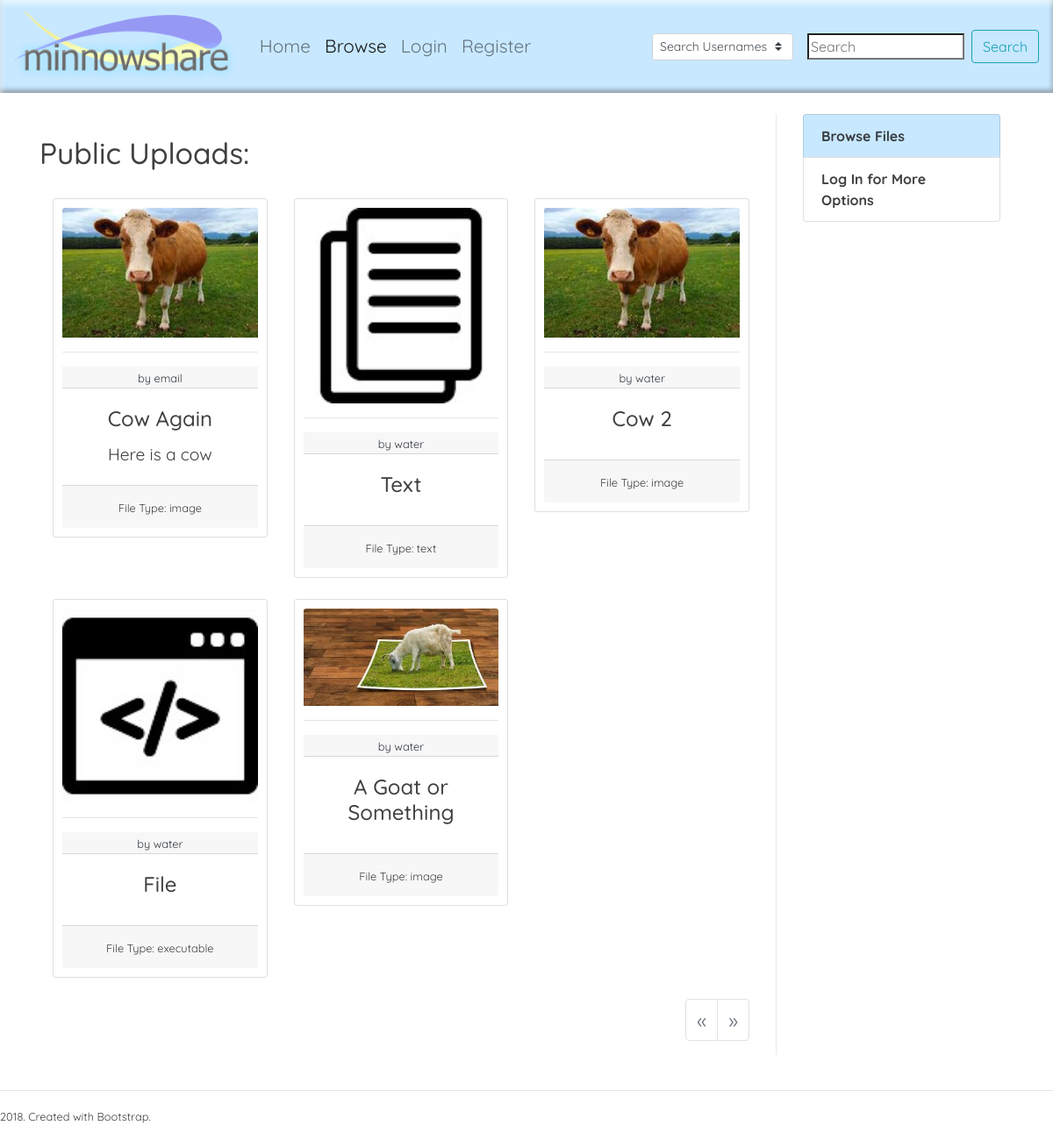
Screenshot of /browse.php with the database file from the repository.
### tables this page shows
CREATE TABLE `public_uploads` (
  `item_id` int(8) NOT NULL,
  `owner_id` int(11) NOT NULL,
  `title` varchar(40) NOT NULL,
  `short` varchar(255) DEFAULT NULL,
  `description` text,
  `file_name` varchar(255) NOT NULL
);

CREATE TABLE `users` (
  `userid` int(11) NOT NULL,
  `username` varchar(20) NOT NULL,
  `pass` varchar(64) NOT NULL,
  `email` varchar(255) NOT NULL
);

### includes/functions.php (called while the page is built, shortened)
<?php
function returnTextIfPageMatches($text, $page) {
    return ($page == basename($_SERVER['PHP_SELF'], ".php")) ? $text : '';
}
function add_get_var($loc, $var_phrase){
    return $loc . ((strpos($loc, '?')) ? '&' : '?') . $var_phrase;
}
function get_file_type($file){
    $ext = strtolower(pathinfo($file)['extension']);
    if (in_array($ext, array('png', 'jpg', 'jpeg', 'gif', 'svg', 'bmp', 'ico', 'apng'))) return 'image';
    if (in_array($ext, array('doc', 'docx', 'log', 'msg', 'odt', 'pages', 'rtf', 'tex', 'txt'))) return 'text';
    if (in_array($ext, array('apk','app', 'bat', 'com', 'exe', 'jar'))) return 'executable';
    return 'unknown';
}
?>

### scripts/displayFiles.php (the view, shortened to what this page needs)
<?php
require_once("./includes/functions.php");
require_once("./includes/connection.php");
function get_end_query($table, $index, $prev_or_next, $num_rows, $extra_cond){
  $q = "SELECT item_id FROM $table WHERE";
  if ($index == 0) return $q . " TRUE ORDER BY item_id DESC LIMIT $num_rows";
  if ($prev_or_next == 'prev') return $q . " item_id>$index ORDER BY item_id ASC LIMIT $num_rows";
  return $q . " item_id<$index ORDER BY item_id DESC LIMIT $num_rows";
}
function display_files($args){
    global $con;
    $sharetype = $args['sharetype'];
    $recs_per_page = $args['recs_per_page'];
    $friend = isset($args['owned_by_friend']) ? $args['owned_by_friend'] : FALSE;
    $mine = isset($args['mine']);
    $table = $sharetype."_uploads";
    if($mine or $sharetype == 'private'){
        $extra_cond = " owner_id=$user AND";
    } elseif($sharetype == 'friends'){
        $table = "access_files";
        $extra_cond = " user=$user AND";
        if($friend) $extra_cond .= " owner_id=$friend AND";
    } else{
        $extra_cond = '';
    }
    $last_ind = isset($_SESSION['last_ind_'.$sharetype]) ? $_SESSION['last_ind_'.$sharetype] : 0;
    $query = get_end_query($table, abs($last_ind), ($last_ind<0) ? 'prev' : 'next', $recs_per_page, $extra_cond);
    if (! $run = mysqli_query($con, $query)){
        echo 'query failed '.$query;
        exit();
    }
    if($res = mysqli_fetch_assoc($run)){
        echo "<div class='container'>
        <div class='row'>";
        $first = $res['item_id'];
        do {
            $current = $res['item_id'];
            if (! $result = mysqli_fetch_assoc(mysqli_query($con, "SELECT owner_id, title, short, file_name FROM ".$sharetype."_uploads WHERE item_id=$current"))){
                continue;
            }
            $filename = $result['file_name'];
            $file_info = pathinfo($filename);
            $owner_id = $result['owner_id'];
            $path_to_file = "./uploads/" . $sharetype . "/" . $owner_id . "/";
            $img = $path_to_file . $file_info['filename'] . '^@&$' . ".*";
            $img = glob($img);
            $file_type = get_file_type($filename);
            if($img){
                $img = $img[0];
            } else{
                if ($file_type == 'image') $img = $path_to_file . $filename;
                else $img = "images/".$file_type.'.jpg';
            }
                ?>
                <div class="col-12 col-sm-6 col-md-4">
                   <a href='file.php?<?php echo "share=$sharetype&file=$current" ?>'>
                        <div class="card mb-4" align=center>
                            <img class="card-img-top" src="<?php echo $img ?>" alt="<?php echo $result['title'];?>">
                            <hr>
                            <?php if($owner_run = mysqli_query($con, "SELECT username FROM users WHERE userid=$owner_id") and $owner_result=mysqli_fetch_assoc($owner_run)){?>
                                <div class="card-header">
                                    <a class="text-dark" href="profile.php?user=<?php echo $owner_id;?>">
                                        <small>by <?php echo $owner_result['username'];?></small>
                                    </a>
                                </div>
                            <?php } ?>
                            <a class="no-color" href='file.php?<?php echo "share=$sharetype&file=$current" ?>'>
                                <div class="card-body">
                                     <h4 class="card-title"><?php echo $result['title'];?></h4>
                                     <?php if($result['short'] != "NULL"){ ?>
                                          <p class="card-text"><?php echo $result['short']; ?></p>
                                    <?php } ?>
                                </div>
                            </a>
                            <div class="card-footer">
                                <small>File Type: <?php echo $file_type;?></small>
                            </div>
                          </div>
                    </a>
                  </div>
    <?php
        } while ($res = mysqli_fetch_assoc($run));
        echo '</div>';
        $my_page = $_SERVER['REQUEST_URI'];
        $prev_idx = max($first, $current);
        $next_idx = min($first, $current);
        $prev_class = ' disabled';
        $next_class = ' disabled';
        ?>
        <nav>
          <ul class="pagination" style="font-size: 1.5em; float: right;">
            <li class="page-item<?php echo $prev_class; ?>">
              <a class="page-link" href="<?php echo add_get_var($my_page, 'last_ind_' . $sharetype . '=' . -$prev_idx.'&p=True') . "#$sharetype-display"; ?>" aria-label="Previous">
                <span aria-hidden="true">&laquo;</span>
              </a>
            </li>
            <li class="page-item<?php echo $next_class; ?>">
              <a class="page-link" href="<?php echo add_get_var($my_page, 'last_ind_' . $sharetype . '=' . $next_idx.'&p=True') . "#$sharetype-display"; ?>" aria-label="Next">
                <span aria-hidden="true">&raquo;</span>
              </a>
            </li>
          </ul>
        </nav>
    <?php
        echo  "</div>";
        } else{
            echo '<h3> No Files Yet! </h3>';
        }
}
?>

### header.php (shortened to what this page needs)
<!doctype html>
<?php
include_once("includes/functions.php");
$logged_in = isset($_SESSION['userid'], $_SESSION['username']);
?>
<html lang="en-US">
<head>
<link rel="stylesheet" href="https://stackpath.bootstrapcdn.com/bootstrap/4.2.1/css/bootstrap.min.css">
<link href="css/style.css" rel="stylesheet" type="text/css">
<link rel="stylesheet" href="./css/custom-bootstrap.css" type="text/css">
</head>
<body align=center style="background-color: #FFF">
    <nav class="navbar navbar-expand-md navbar-light bg-site-blue">
      <a class="navbar-brand" href="index.php"><img style="max-height: 80px;" src="images/minnowshare.png" alt="MinnowShare"></a>
      <div class="collapse navbar-collapse" id="main-navbar">
        <ul class="navbar-nav mr-auto">
         <?php
            if (isset($_SESSION['userid'])){
                $menu_refs = array("Home"=>"index",  "Browse"=>"browse", "Profile"=>"myprofile","Upload"=>'upload', 'Logout'=>'logout');
            } else{
                $menu_refs = array("Home"=>"index", "Browse"=>"browse", 'Login'=>'login', 'Register'=>'register');
            }
            foreach($menu_refs as $page=>$ref){
                $ref_page = $ref . '.php';
                echo "<li class='nav-item " . returnTextIfPageMatches('active', $ref) . "'> <a class='nav-link' href='$ref_page'><span>$page</span></a></li>";
            }
        ?>
        </ul>
        <?php include("scripts/searchBar.php"); ?>
      </div>
    </nav>
<br>

### scripts/searchBar.php (shortened to what this page needs)
<form class="form-inline my-2 my-lg-0" method="get" action="search.php">
    <div class="form-group mr-3">
        <select class="form-control-xs custom-select custom-select-sm search_type" name="search_type" id="search_type">
          <option value="users">Search Usernames</option>
        </select>
    </div>
  <input class="form-control-xs mr-sm-2" type="search" name="q" placeholder="Search" aria-label="Search">
  <button class="btn btn-outline-info my-2 my-sm-0" type="submit">Search</button>
</form>

### browse.php (shortened to what this page needs)
<?php
include("header.php");
include("scripts/displayFiles.php");
if(isset($_GET['view'])){
    $view = $_GET['view'];
} else $view = 'none';
?>
<div class="container">
    <div class="row">
        <div class="col-12 col-sm-9" style="border-right: 1px solid #e8e8e8;">
            <?php
            if(!$logged_in or $view == 'public'){
                echo "<br><h2 id='public-display'>Public Uploads: </h2><br>";
                display_files(array('sharetype'=>'public', 'recs_per_page'=>6));
            } elseif($view == 'friends'){
                echo "<br><h2 id='friends-display'>Uploads From Friends: </h2><br>";
                display_files(array('sharetype'=>'friends', 'recs_per_page'=>6, 'user'=>$_SESSION['userid']));
            } elseif($view == 'private'){
                echo "<br><h2 id='private-display'>My Private Uploads: </h2><br>";
                display_files(array('sharetype'=>'private', 'recs_per_page'=>6, 'user'=>$_SESSION['userid']));
            }
            ?>
        </div>
        <br><br>
        <div class="col-12 col-sm-3 bg-s">
           <div class="container">
                <div class="list-group" style="font-size: 1em;">
                 <a class="list-group-item list-group-item-secondary bg-site-blue" href="browse.php"><b>Browse Files</b></a>
                      <?php if($logged_in){?>
                          <a class="list-group-item <?php if($view=='public') echo 'active'; ?>" href="browse.php?view=public">Public Files</a>
                          <a class="list-group-item <?php if($view=='friends') echo 'active'; ?>" href="browse.php?view=friends">Files From Friends</a>
                          <a class="list-group-item <?php if($view=='private') echo 'active'; ?>" href="browse.php?view=private">My Files</a>
                      <?php } else{ ?>
                          <a class="list-group-item" href="login.php"><b>Log In for More Options</b></a>
                      <?php } ?>
                </div>
            </div>
        </div>
    </div>
</div>
<?php
include("footer.php");
?>

### footer.php (shortened to what this page needs)
<br>
<hr>
<footer id="pagefooter";>
<div id="f-content">
<div id="credits">
<small class="sitecredit"> 2018. Created with Bootstrap.</small>
<br>
<br>
</div>
</div>
</footer>
</body>
</html>

### css/style.css (style rules this page uses)
html, body { height:100%; }
body { font-family: 'Quicksand', sans-serif; color: #404040; }
a { color: inherit; }
p { font-size: 1.2em; }
h2 { font-size: 2.1em; }

### rows the page displays
public_uploads: owner+file_name (picture), owner.username "email", title "Cow Again", short "Here is a cow", file_name "image"
public_uploads: shows a picture, owner.username "water", title "Text", file_name "text"
public_uploads: owner+file_name (picture), owner.username "water", title "Cow 2", file_name "image"
public_uploads: shows a picture, owner.username "water", title "File", file_name "executable"
public_uploads: owner+file_name (picture), owner.username "water", title "A Goat or Something", file_name "image"

### other values shown
$page "Home"
$page "Browse"
$page "Login"
$page "Register"
